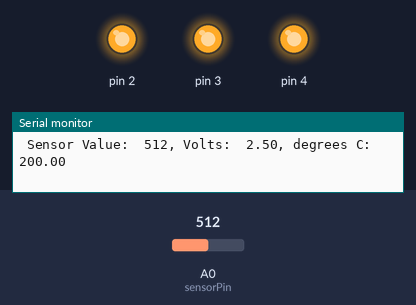
This sketch was run on a simulated Arduino Uno, built with avr-gcc and run on an emulated ATmega328P. Shown: output pins drawn as LEDs (lit = HIGH), the last lines printed to the serial monitor. The inputs (shaded band) are chosen by the test bench; at power-on: A0 (sensorPin) = 512.

Above: at 1.2 s.
1.3 s: A0 (sensorPin) set to 168
4.3 s: A0 (sensorPin) set to 155
At 5.1 s:
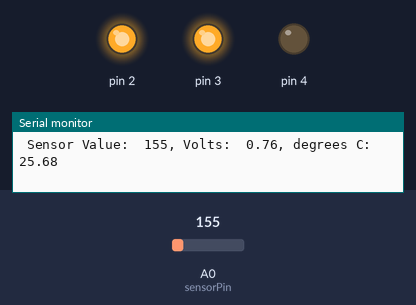
5.8 s: A0 (sensorPin) set to 122
At 7.0 s:
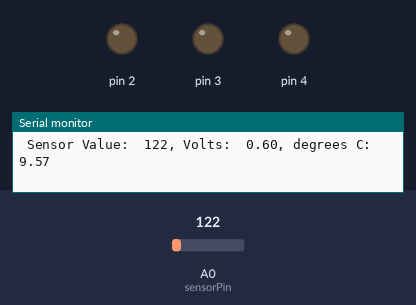
7.3 s: A0 (sensorPin) set to 306
At 8.6 s:
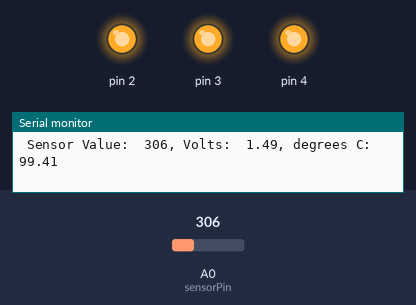
Timing chart, 0 to 9.8 s (numbered marks = the images above; inputs shaded):
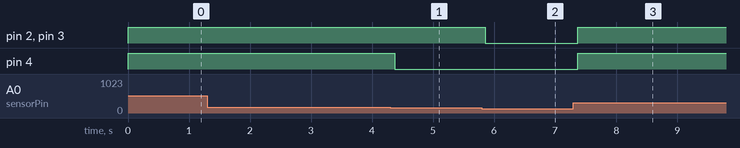

Measured:
- the behaviour switches between 156 and 155 on A0 (sensorPin) (found by bisection; images 0 and 1)
- after the input at 4.3 s, pin 4: HIGH → LOW after 0.07 s
- after the input at 5.8 s, pin 2, pin 3: HIGH → LOW after 0.06 s
- after the input at 7.3 s, pin 2–4: LOW → HIGH after 0.07 s

The sketch:

Project3.ino
```cpp
const int sensorPin = A0;
const float baseLineTemp = 20.0;

void setup() {
  // put your setup code here, to run once:
  Serial.begin(9600);

  for(int pinNumber = 2; pinNumber < 5; pinNumber++){
    pinMode(pinNumber, OUTPUT);
    digitalWrite(pinNumber, LOW);
  }

}

void loop() {
  // put your main code here, to run repeatedly:
  int sensorVal = analogRead(sensorPin);

  Serial.print(" Sensor Value:  ");
  Serial.print(sensorVal);

  float voltage = (sensorVal/1024.0) * 5.0;

  Serial.print(", Volts:  ");
  Serial.print(voltage);

  Serial.print(", degrees C:  ");

  float temprature = (voltage - .5) * 100;
  Serial.print(temprature);

  Serial.print("\n");

  if(temprature < baseLineTemp + 2){
    digitalWrite(2, LOW);
    digitalWrite(3, LOW);
    digitalWrite(4, LOW);
  }
  else if(temprature >= baseLineTemp+2 && temprature < baseLineTemp+4){
    digitalWrite(2, HIGH);
    digitalWrite(3, LOW);
    digitalWrite(4, LOW);
  }
  else if(temprature >= baseLineTemp+4 && temprature < baseLineTemp+6){
    digitalWrite(2, HIGH);
    digitalWrite(3, HIGH);
    digitalWrite(4, LOW);
  }
  else if(temprature >= baseLineTemp+6){
    digitalWrite(2, HIGH);
    digitalWrite(3, HIGH);
    digitalWrite(4, HIGH);
  }

  delay(1);
}
```
